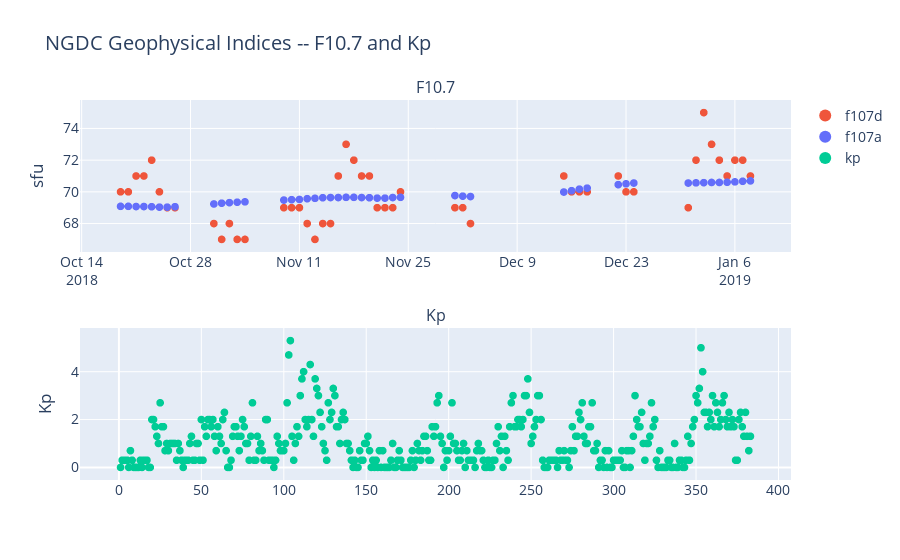

This figure's notebook cell:
### Code cell
path_to_f107 = '/data/data_geodyn/gpi_1960001-2021243_f107aDaily.nc'
variables = ['year_day', 'f107d', 'f107a', 'kp']
f107_data = read_nc_file(path_to_f107, variables)

date = []
kp_list = []
f107d_list = []
f107a_list  = []

for i,val in enumerate([
                        2018292,
                        2018293,
                        2018294,
                        2018295,
                        2018296,                        
                        2018297,
                        2018298,
                        2018299,
                        #     
                        2018304, 
                        2018305, 
                        2018306, 
                        2018307, 
                        2018308, 
                        #     
                        2018313, 
                        2018314, 
                        2018315, 
                        2018316, 
                        2018317, 
                        2018318,
                        2018319, 
                        2018320, 
                        2018321, 
                        2018322, 
                        2018323, 
                        2018324,
                        2018325, 
                        2018326, 
                        2018327,
                        2018328,
                        #
                        2018335,
                        2018336,
                        2018337,
                        #
                        2018349, 
                        2018350, 
                        2018351,
                        2018352,
                        #
                        2018356,
                        2018357,
                        2018358,
                        #
                        2018365,
                        2019001,
                        2019002,
                        2019003,
                        2019004,
                        2019005,
                        2019006,
                        2019007,
                        2019008,
                       ]):
    
    index = f107_data[0]['year_day']==val
    kp_list.append(f107_data[0]['kp'][index][0])
    f107d_list.append(f107_data[0]['f107d'][index][0])
    f107a_list.append(f107_data[0]['f107a'][index][0])
    
    date.append(pd.to_datetime( str(val), format='%Y%j'))
kp_expand = []
for i in kp_list:
    for ii in i:
        kp_expand.append(ii)
        
        
        



fig = make_subplots(
    rows=2, cols=1,
    subplot_titles=(['F10.7', 'Kp']),
    vertical_spacing = 0.2)





fig.add_trace(go.Scattergl(  x=date,
                             y=f107d_list,
                             name= 'f107d',
                             mode='markers',
                             opacity=1,
                             marker=dict(
                                color=col2, 
                                size=8,
                                        ),
                             showlegend=True,
                          ),
                              secondary_y=False,
                               row=1, col=1,
                          )

fig.add_trace(go.Scattergl(  x=date,
                             y=f107a_list,
                             name= 'f107a',
                             mode='markers',
                             opacity=1,
                             marker=dict(
                                color=col1, 
                                size=8,
                                        ),
                             showlegend=True,
                          ),
                              secondary_y=False,
                               row=1, col=1,
                          )


fig.add_trace(go.Scattergl(  x=np.arange(1,np.size(kp_expand)),
                             y=kp_expand,
                             name= 'kp',
                             mode='markers',
                             opacity=1,
                             marker=dict(
                                color=col3, 
                                size=8,
                                        ),
                             showlegend=True,
                          ),
                              secondary_y=False,
                               row=2, col=1,
                          )

fig.update_layout(title= 'NGDC Geophysical Indices -- F10.7 and Kp',
                autosize=True,
                font=dict(size=14),
                legend= {'itemsizing': 'constant'})

fig.update_yaxes( title="sfu", row=1, col=1)
fig.update_yaxes( title="Kp", row=2, col=1)

fig.show(config=config)

### Figure 1 — Plotly figure (JSON) as saved in the notebook; plotly's stock layout.template omitted (floating-point values rounded to 4 significant figures; data arrays with more than 128 entries replaced by an {"elided": "..."} marker saying what was removed)
{"data": [{"marker": {"color": "#EF553B", "size": 8}, "mode": "markers", "name": "f107d", "opacity": 1, "showlegend": true, "type": "scattergl", "x": ["2018-10-19T00:00:00", "2018-10-20T00:00:00", "2018-10-21T00:00:00", "2018-10-22T00:00:00", "2018-10-23T00:00:00", "2018-10-24T00:00:00", "2018-10-25T00:00:00", "2018-10-26T00:00:00", "2018-10-31T00:00:00", "2018-11-01T00:00:00", "2018-11-02T00:00:00", "2018-11-03T00:00:00", "2018-11-04T00:00:00", "2018-11-09T00:00:00", "2018-11-10T00:00:00", "2018-11-11T00:00:00", "2018-11-12T00:00:00", "2018-11-13T00:00:00", "2018-11-14T00:00:00", "2018-11-15T00:00:00", "2018-11-16T00:00:00", "2018-11-17T00:00:00", "2018-11-18T00:00:00", "2018-11-19T00:00:00", "2018-11-20T00:00:00", "2018-11-21T00:00:00", "2018-11-22T00:00:00", "2018-11-23T00:00:00", "2018-11-24T00:00:00", "2018-12-01T00:00:00", "2018-12-02T00:00:00", "2018-12-03T00:00:00", "2018-12-15T00:00:00", "2018-12-16T00:00:00", "2018-12-17T00:00:00", "2018-12-18T00:00:00", "2018-12-22T00:00:00", "2018-12-23T00:00:00", "2018-12-24T00:00:00", "2018-12-31T00:00:00", "2019-01-01T00:00:00", "2019-01-02T00:00:00", "2019-01-03T00:00:00", "2019-01-04T00:00:00", "2019-01-05T00:00:00", "2019-01-06T00:00:00", "2019-01-07T00:00:00", "2019-01-08T00:00:00"], "xaxis": "x", "y": [70, 70, 71, 71, 72, 70, 69, 69, 68, 67, 68, 67, 67, 69, 69, 69, 68, 67, 68, 68, 71, 73, 72, 71, 71, 69, 69, 69, 70, 69, 69, 68, 71, 70, 70, 70, 71, 70, 70, 69, 72, 75, 73, 72, 71, 72, 72, 71], "yaxis": "y"}, {"marker": {"color": "#636EFA", "size": 8}, "mode": "markers", "name": "f107a", "opacity": 1, "showlegend": true, "type": "scattergl", "x": ["2018-10-19T00:00:00", "2018-10-20T00:00:00", "2018-10-21T00:00:00", "2018-10-22T00:00:00", "2018-10-23T00:00:00", "2018-10-24T00:00:00", "2018-10-25T00:00:00", "2018-10-26T00:00:00", "2018-10-31T00:00:00", "2018-11-01T00:00:00", "2018-11-02T00:00:00", "2018-11-03T00:00:00", "2018-11-04T00:00:00", "2018-11-09T00:00:00", "2018-11-10T00:00:00", "2018-11-11T00:00:00", "2018-11-12T00:00:00", "2018-11-13T00:00:00", "2018-11-14T00:00:00", "2018-11-15T00:00:00", "2018-11-16T00:00:00", "2018-11-17T00:00:00", "2018-11-18T00:00:00", "2018-11-19T00:00:00", "2018-11-20T00:00:00", "2018-11-21T00:00:00", "2018-11-22T00:00:00", "2018-11-23T00:00:00", "2018-11-24T00:00:00", "2018-12-01T00:00:00", "2018-12-02T00:00:00", "2018-12-03T00:00:00", "2018-12-15T00:00:00", "2018-12-16T00:00:00", "2018-12-17T00:00:00", "2018-12-18T00:00:00", "2018-12-22T00:00:00", "2018-12-23T00:00:00", "2018-12-24T00:00:00", "2018-12-31T00:00:00", "2019-01-01T00:00:00", "2019-01-02T00:00:00", "2019-01-03T00:00:00", "2019-01-04T00:00:00", "2019-01-05T00:00:00", "2019-01-06T00:00:00", "2019-01-07T00:00:00", "2019-01-08T00:00:00"], "xaxis": "x", "y": [69.09, 69.09, 69.07, 69.07, 69.06, 69.04, 69.04, 69.06, 69.23, 69.28, 69.32, 69.35, 69.37, 69.48, 69.51, 69.52, 69.57, 69.59, 69.63, 69.64, 69.64, 69.65, 69.65, 69.64, 69.63, 69.6, 69.6, 69.64, 69.65, 69.77, 69.73, 69.7, 69.99, 70.07, 70.17, 70.23, 70.46, 70.51, 70.56, 70.56, 70.57, 70.58, 70.59, 70.59, 70.6, 70.63, 70.67, 70.69], "yaxis": "y"}, {"marker": {"color": "#00CC96", "size": 8}, "mode": "markers", "name": "kp", "opacity": 1, "showlegend": true, "type": "scattergl", "x": {"elided": "383 int values"}, "xaxis": "x2", "y": {"elided": "384 float values"}, "yaxis": "y2"}], "layout": {"annotations": [{"font": {"size": 16}, "showarrow": false, "text": "F10.7", "x": 0.5, "xanchor": "center", "xref": "paper", "y": 1, "yanchor": "bottom", "yref": "paper"}, {"font": {"size": 16}, "showarrow": false, "text": "Kp", "x": 0.5, "xanchor": "center", "xref": "paper", "y": 0.4, "yanchor": "bottom", "yref": "paper"}], "autosize": true, "font": {"size": 14}, "legend": {"itemsizing": "constant"}, "title": {"text": "NGDC Geophysical Indices -- F10.7 and Kp"}, "xaxis": {"anchor": "y", "domain": [0, 1]}, "xaxis2": {"anchor": "y2", "domain": [0, 1]}, "yaxis": {"anchor": "x", "domain": [0.6, 1], "title": {"text": "sfu"}}, "yaxis2": {"anchor": "x2", "domain": [0, 0.4], "title": {"text": "Kp"}}}}
